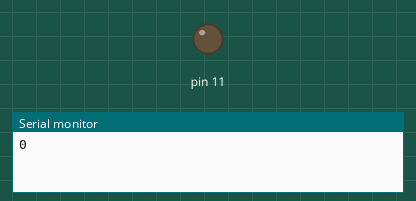
Recording of a sketch running on a simulated Arduino Uno, built with avr-gcc and run on an emulated ATmega328P. On the bench: output pins drawn as LEDs (lit = HIGH), the last lines printed to the serial monitor.

Above: at 0.1 s.
At 36.1 s:
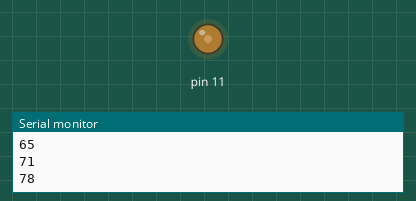
Timing chart, 0 to 40.0 s (numbered marks = the images above):
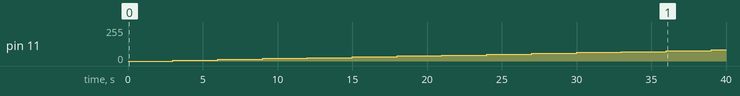

Measured:
- by itself, pin 11: moves from 0/255 to 84/255 over 36.0 s

The sketch:

TESTER.ino
```cpp
const int MINPWM = 0;
const int MAXPWM = 130;
int PWMvar;

void setup(){
  Serial.begin(9600);
  pinMode(11, OUTPUT);
}

void loop(){
  PWMvar = MAXPWM - MINPWM;

  for (int i = 0; i <20; i++){
    analogWrite(11,(PWMvar*i)/20 + MINPWM);
    Serial.println(PWMvar*i/20 + MINPWM);
    delay(3000);
  }

  delay(3000);
  Serial.println("LOOPING");

}
```
